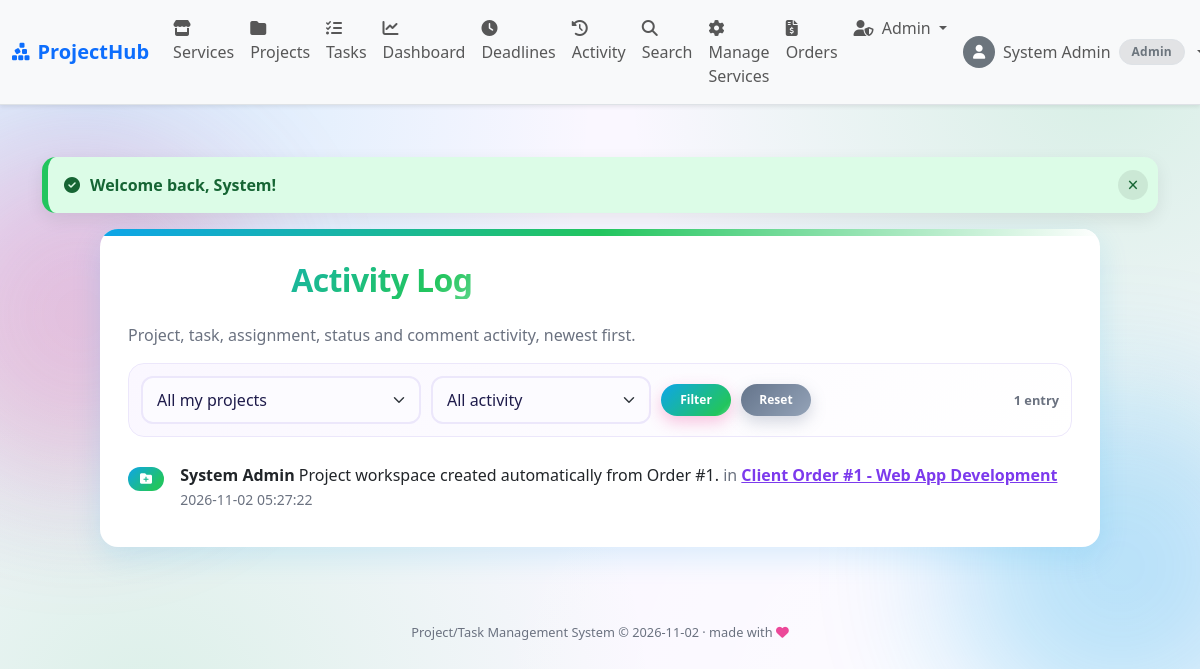
The page /activities/index.php (signed in) on the database its author committed.
### tables this page shows
CREATE TABLE IF NOT EXISTS activity_log (
  activity_id    INT AUTO_INCREMENT PRIMARY KEY,
  project_id     INT NOT NULL,
  task_id        INT NULL,
  user_id        INT NULL,
  activity_type  ENUM('project_created','project_status','member_added','member_removed',
                      'task_created','task_assigned','task_status','comment_added') NOT NULL,
  description    VARCHAR(255) NOT NULL,
  created_at     TIMESTAMP DEFAULT CURRENT_TIMESTAMP,
  FOREIGN KEY (project_id) REFERENCES projects(project_id) ON DELETE CASCADE,
  FOREIGN KEY (task_id)    REFERENCES tasks(task_id) ON DELETE SET NULL,
  FOREIGN KEY (user_id)    REFERENCES users(user_id)
);

CREATE TABLE IF NOT EXISTS projects (
  project_id    INT AUTO_INCREMENT PRIMARY KEY,
  order_id      INT NULL,
  project_name  VARCHAR(100) NOT NULL,
  description   TEXT,
  start_date    DATE NOT NULL,
  deadline      DATE NOT NULL,
  status        ENUM('Planning','In Progress','On Hold','Completed','Failed') NOT NULL DEFAULT 'Planning',
  created_by    INT NOT NULL,
  created_at    TIMESTAMP DEFAULT CURRENT_TIMESTAMP,
  FOREIGN KEY (order_id)   REFERENCES orders(order_id) ON DELETE SET NULL,
  FOREIGN KEY (created_by) REFERENCES users(user_id)
);

### includes/functions.php (the view, shortened to what this page needs)
<?php
function e($value)
{
    return htmlspecialchars((string)$value, ENT_QUOTES, 'UTF-8');
}
function show_flash()
{
    if (isset($_SESSION['flash'])) {
        $f = $_SESSION['flash'];
        echo "<div class='alert alert-" .
             e($f['type']) .
             "' role='alert'>" .
             e($f['msg']) .
             "</div>";
    }
}
function db_select($conn, $sql, $types = '', $params = [])
{
    $stmt = mysqli_prepare($conn, $sql);
    if ($types !== '') {
        mysqli_stmt_bind_param($stmt, $types, ...$params);
    }
    mysqli_stmt_execute($stmt);
    $result = mysqli_stmt_get_result($stmt);
    $rows = mysqli_fetch_all($result, MYSQLI_ASSOC);
    return $rows;
}
function is_logged_in()
{
    return isset($_SESSION['user_id']);
}
function has_role($roles)
{
    return is_logged_in()
        && in_array($_SESSION['role'], (array)$roles, true);
}
function project_scope($column = 'p.project_id')
{
    if (has_role('admin')) {
        return ['1=1', '', []];
    }
    return [
        "$column IN (SELECT project_id FROM project_members WHERE user_id = ?)",
        'i',
        [(int)$_SESSION['user_id']]
    ];
}
function activity_types()
{
    return [
        'project_created' => ['label' => 'Project created',  'icon' => 'fa-folder-plus',        'color' => 'primary'],
        'project_status'  => ['label' => 'Project status',   'icon' => 'fa-flag',               'color' => 'info'],
        'member_added'    => ['label' => 'Member added',     'icon' => 'fa-user-plus',          'color' => 'success'],
        'member_removed'  => ['label' => 'Member removed',   'icon' => 'fa-user-minus',         'color' => 'secondary'],
        'task_created'    => ['label' => 'Task created',     'icon' => 'fa-square-plus',        'color' => 'primary'],
        'task_assigned'   => ['label' => 'Task assignment',  'icon' => 'fa-user-check',         'color' => 'warning'],
        'task_status'     => ['label' => 'Task status',      'icon' => 'fa-arrows-rotate',      'color' => 'info'],
        'comment_added'   => ['label' => 'Comment',          'icon' => 'fa-comment',            'color' => 'success'],
    ];
}
function render_activity_list($rows, $show_project = false)
{
    $types = activity_types();
    echo '<ul class="list-group list-group-flush">';
    foreach ($rows as $r) {
        $t     = $types[$r['activity_type']] ?? ['label' => $r['activity_type'], 'icon' => 'fa-circle', 'color' => 'secondary'];
        $actor = $r['actor_name'] ? $r['actor_name'] : 'System';
        echo '<li class="list-group-item d-flex gap-3 align-items-start bg-transparent px-0">';
        echo '<span class="badge text-bg-' . e($t['color']) . ' mt-1" title="' . e($t['label']) . '">'
           . '<i class="fa-solid ' . e($t['icon']) . '"></i></span>';
        echo '<div class="flex-grow-1">';
        echo '<strong>' . e($actor) . '</strong> ' . e($r['description']);
        if ($show_project && !empty($r['project_name'])) {
            echo ' <span class="text-muted">in</span> '
               . '<a href="' . e($GLOBALS['base_url']) . '/projects/view.php?project_id=' . (int)$r['project_id'] . '">'
               . e($r['project_name']) . '</a>';
        }
        echo '<br><small class="text-muted">' . e($r['created_at']) . '</small>';
        echo '</div></li>';
    }
    echo '</ul>';
}
function user_avatar($photo, $size = 36, $class = "rounded-circle")
{
    return "<span class='d-inline-flex align-items-center justify-content-center bg-secondary text-white {$class}' style='width: {$size}px; height: {$size}px; font-size: " . round($size * 0.45) . "px;'><i class='fa-solid fa-user'></i></span>";
}

### includes/style/style.css (style rules this page uses)
:root { --violet: #7c3aed; --violet-dark: #5b21b6; --pink: #ec4899; --orange: #f97316; --amber: #f59e0b; --teal: #14b8a6; --sky: #0ea5e9; --green: #22c55e; --red: #ef4444; --ink: #1e1b4b; --muted: #6b7280; --link: #7c3aed; --page-bg: #faf7ff; --card-bg: #ffffff; --tile-bg: linear-gradient(180deg, #ffffff, #faf7ff); --row-even: #f7f3ff; --row-odd: #fff1f8; --input-bg: #fcfbff; --input-border: #ece7fb; --brand-gradient: linear-gradient(135deg, #7c3aed 0%, #ec4899 55%, #f97316 100%); --cool-gradient: linear-gradient(135deg, #0ea5e9 0%, #7c3aed 100%); --radius: 18px; --shadow: 0 10px 30px rgba(124, 58, 237, 0.14); --shadow-hover: 0 16px 40px rgba(236, 72, 153, 0.22); }
html { scroll-behavior: smooth; }
body { margin: 0; padding: 0; min-height: 100vh; font-family: "Plus Jakarta Sans", "Segoe UI", Arial, Helvetica, sans-serif; color: var(--ink); background: radial-gradient(circle at 8% 12%, rgba(236, 72, 153, 0.16) 0, transparent 38%), radial-gradient(circle at 92% 8%, rgba(14, 165, 233, 0.16) 0, transparent 36%), radial-gradient(circle at 80% 92%, rgba(249, 115, 22, 0.14) 0, transparent 40%), radial-gradient(circle at 12% 90%, rgba(124, 58, 237, 0.14) 0, transparent 40%), var(--page-bg); background-attachment: fixed; }
body::before, body::after { content: ""; position: fixed; z-index: -1; width: 340px; height: 340px; border-radius: 50%; filter: blur(70px); opacity: 0.28; pointer-events: none; }
body::before { background: var(--pink); top: 18%; left: -90px; animation: orb-a 18s ease-in-out infinite alternate; }
body::after { background: var(--sky); bottom: 8%; right: -90px; animation: orb-b 22s ease-in-out infinite alternate; }
a { color: var(--link); font-weight: 600; }
.alert { position: relative; overflow: hidden; border: none; border-radius: 14px; font-weight: 600; box-shadow: 0 6px 18px rgba(0, 0, 0, 0.08); border-left: 6px solid; animation: card-in 0.4s ease both; transition: opacity 0.3s, transform 0.3s; }
.alert-success { background: #dcfce7; color: #166534; border-left-color: var(--green); }
.alert.auto { padding-right: 52px; }
.alert.auto::after { content: ""; position: absolute; left: 0; bottom: 0; height: 4px; width: 100%; background: currentColor; opacity: 0.35; transform-origin: left; animation: alert-timer 6s linear forwards; }
.badge { border-radius: 999px; padding: 6px 12px; font-weight: 700; font-size: 0.75rem; letter-spacing: 0.02em; }
.badge.text-bg-primary { background: linear-gradient(135deg, #0ea5e9, #7c3aed, #0ea5e9) !important; background-size: 200% 100% !important; color: #fff !important; animation: ribbon 4s linear infinite; }
.text-muted { color: var(--muted) !important; }
:root { --brand-gradient: linear-gradient(135deg, #0ea5e9 0%, #22c55e 60%, #ffffff 100%); --cool-gradient: linear-gradient(135deg, #0ea5e9 0%, #22c55e 100%); --shadow: 0 10px 30px rgba(14, 165, 233, 0.14); --shadow-hover: 0 16px 40px rgba(34, 197, 94, 0.22); }
body { background: radial-gradient(circle at 8% 12%, rgba(14, 165, 233, 0.16) 0, transparent 38%), radial-gradient(circle at 92% 8%, rgba(34, 197, 94, 0.16) 0, transparent 36%), radial-gradient(circle at 80% 92%, rgba(255, 255, 255, 0.6) 0, transparent 40%), radial-gradient(circle at 12% 90%, rgba(34, 197, 94, 0.14) 0, transparent 40%), var(--page-bg); background-attachment: fixed; }
.badge.text-bg-primary { background: linear-gradient(135deg, #0ea5e9, #22c55e, #0ea5e9) !important; background-size: 200% 100% !important; color: #fff !important; }

### rows shown on the page
activity_log: actor "System Admin", description "Project workspace created automatically from Order #1.", project.project_name "Client Order #1 - Web App Development", created_at "2026-11-02 05:27:22"

### other values the page prints
$nav_name "System Admin"
role_label($cur_role) "Admin"
$f['msg'] "Welcome back, System!"
$total "1"
$date "2026-11-02"
